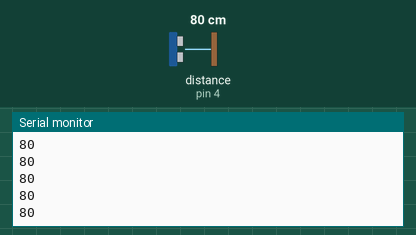
This sketch was run on a simulated Arduino Uno, built with avr-gcc and run on an emulated ATmega328P. On the bench: the last lines printed to the serial monitor. Inputs (shaded band) come from the test bench; at power-on: distance to the obstacle (sensor on pin 4) 80 cm. The echo pulse lasts 58.3 µs per cm.

Above: at 1.2 s.
1.3 s: distance to the obstacle (sensor on pin 4) set to 2 cm
At 2.4 s:
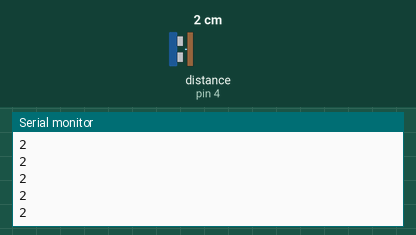
2.8 s: distance to the obstacle (sensor on pin 4) set to 4 cm
At 3.4 s:
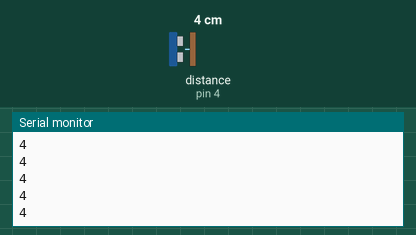
Timing chart, 0 to 5.8 s (numbered marks = the images above; inputs shaded):
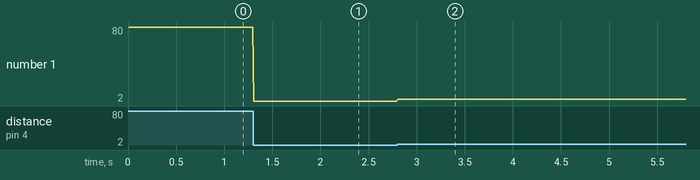

The sketch:

atmega328-ultrasonic-distance-meter.ino
```cpp
#include <Ultrasonic.h>

#define PIN_DIST_TRIG 3
#define PIN_DIST_ECHO 4
#define SERIAL_SPEED 57600

Ultrasonic ultrasonic(PIN_DIST_TRIG, PIN_DIST_ECHO);

void setup() {
  Serial.begin(SERIAL_SPEED);
  pinMode(PIN_DIST_TRIG, OUTPUT);
  pinMode(PIN_DIST_ECHO, INPUT);
  ultrasonic.setTimeout(40000UL);
}

void loop() {
  unsigned long dist = ultrasonic.distanceRead();
  if (dist  != 0) {
    Serial.print(dist);
    Serial.print("\n");
  }
  delay(10);
}
```

Measured:
- after the input at 1.3 s, the serial monitor: prints a new line at once (image 1)
- after the input at 2.8 s, the serial monitor: prints a new line at once (image 2)
- plotted number 1: 80 → 2 after the input at 1.3 s, 2 → 4 after the input at 2.8 s
